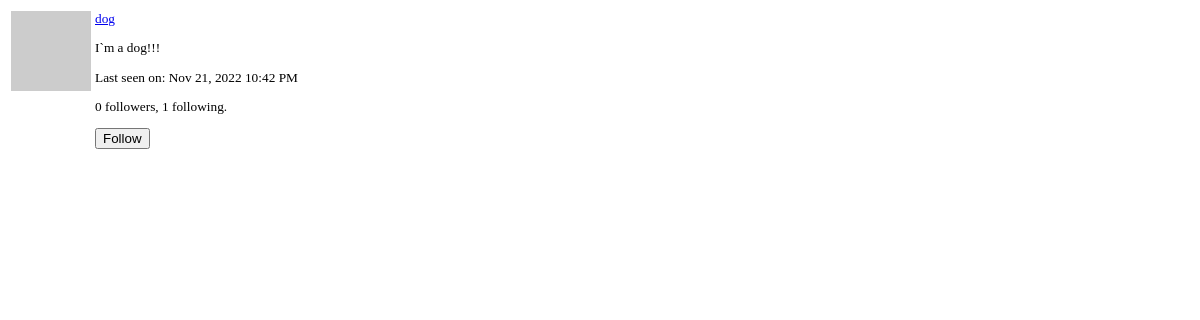
Page /user/dog/popup (signed in) on the earlier database version.
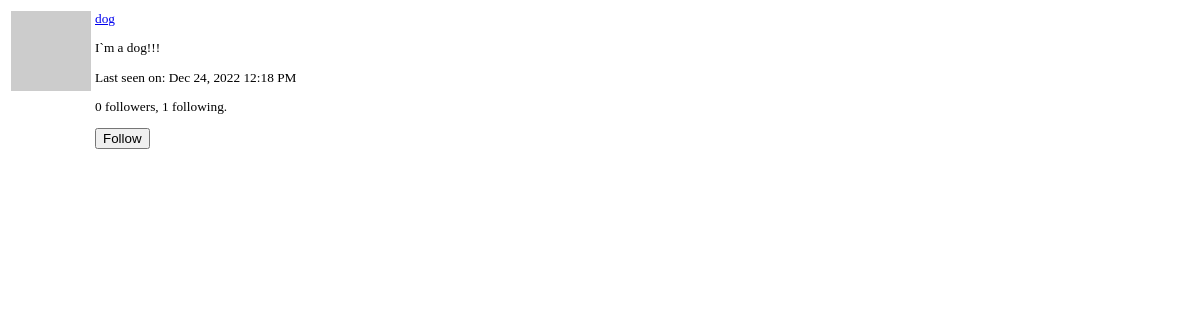
Same page on the later database version.
### app/models.py (models this page shows, shortened)
class User(UserMixin, db.Model):
    id = db.Column(
        db.Integer,
        primary_key=True,
    )
    username = db.Column(
        db.String(64),
        index=True,
        unique=True,
    )
    email = db.Column(
        db.String(120),
        index=True,
        unique=True,
    )
    password_hash = db.Column(
        db.String(128),
    )
    about_me = db.Column(
        db.String(140)
    )
    last_seen = db.Column(
        db.DateTime, default=datetime.utcnow
    )
    posts = db.relationship(
        'Post',
        backref='author',
        lazy='dynamic',
    )
    followed = db.relationship(
        'User',
        secondary=followers,
        primaryjoin=(followers.c.follower_id == id),
        secondaryjoin=(followers.c.followed_id == id),
        backref=db.backref('followers', lazy='dynamic'),
        lazy='dynamic',
    )
    def avatar(self, size):
        digest = md5(self.email.lower().encode('utf-8')).hexdigest()
        return f'https://www.gravatar.com/avatar/{digest}?d=identicon&s={size}'
    def is_following(self, user):
        return self.followed.filter(
            followers.c.followed_id == user.id).count() > 0

### app/main/routes.py (the view)
@bp.route('/user/<username>/popup')
@login_required
def user_popup(username):
    user = User.query.filter_by(username=username).first_or_404()
    form = EmptyForm()
    context = {
        'user': user,
        'form': form,
    }
    return render_template('user_popup.html', **context)

### app/main/forms.py
class SearchForm(FlaskForm):
    q = StringField(
        _l('Search'),
        validators=[DataRequired()]
    )
    def __init__(self, *args, **kwargs):
        if 'formdata' not in kwargs:
            kwargs['formdata'] = request.args
        if 'meta' not in kwargs:
            kwargs['meta'] = {'csrf': False}
        super(SearchForm, self).__init__(*args, **kwargs)

class EmptyForm(FlaskForm):
    submit = SubmitField(_('Submit'))

### app/main/routes.py (called while the page is built)
@bp.before_request
def before_request():
    if current_user.is_authenticated:
        current_user.last_seen = datetime.utcnow()
        db.session.commit()
        g.search_form = SearchForm()
    g.locale = str(get_locale())

### app/models.py (called while the page is built)
@login.user_loader
def load_user(id):
    return User.query.get(int(id))

    @classmethod
    def before_commit(cls, session):
        session._changes = {
            'add': list(session.new),
            'update': list(session.dirty),
            'delete': list(session.deleted),
        }

### app/templates/user_popup.html (shortened to what this page needs)
{% block app_content %}
  <table style="table">
    <tr valign="top">
      <td width="64px" style="border: 0px;"><img src="{{ user.avatar(64) }}"></td>
      <td style="border: 0px;">
        <small>
          <p>
            <a href="{{ url_for('main.user', username=user.username)}}">
              {{ user.username }}
            </a>
          </p>
          {% if user.about_me %}
            <p>
              {{ user.about_me }}
            </p>
          {% endif %}
          {% if user.last_seen %}
            <p>
              {{ _('Last seen on') }}: {{ moment(user.last_seen).format('lll') }}
            </p>
          {% endif %}
          <p>
            {{ _('%(count)d followers', count=user.followers.count()) }},
            {{ _('%(count)d following.', count=user.followed.count()) }}
          </p>
          {% if user == current_user %}
            <p>
              <a href="{{ url_for('main.edit_profile') }}">{{ _('Edit your profile') }}</a>
            </p>
          {% elif not current_user.is_following(user)%}
            <p>
              <form action="{{ url_for('main.follow', username=user.username) }}" method="post">
                {{ form.submit(value=_('Follow'), class_='btn btn-link btn-sm')}}
              </form>
            </p>
          {% endif %}
          </small>
      </td>
    </tr>
  </table>
{% endblock app_content %}

Differences in the rows shown:
changed User "dog": last_seen "Nov 21, 2022 10:42 PM" → "Dec 24, 2022 12:18 PM"
